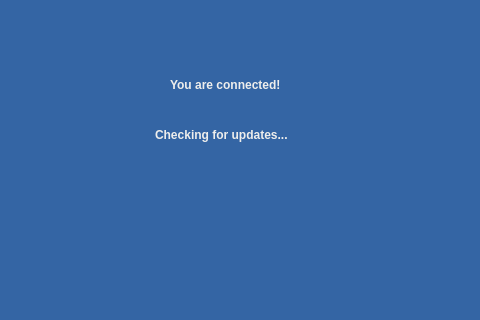
<?xml version="1.0" encoding="UTF-8"?>
<ui version="4.0">
 <class>checkingupdates</class>
 <widget class="QMainWindow" name="checkingupdates">
  <property name="geometry">
   <rect>
    <x>0</x>
    <y>0</y>
    <width>480</width>
    <height>320</height>
   </rect>
  </property>
  <property name="windowTitle">
   <string>MainWindow</string>
  </property>
  <property name="autoFillBackground">
   <bool>false</bool>
  </property>
  <property name="styleSheet">
   <string notr="true">background-color: rgb(52, 101, 164);</string>
  </property>
  <widget class="QWidget" name="centralwidget">
   <widget class="QLabel" name="conect">
    <property name="geometry">
     <rect>
      <x>170</x>
      <y>70</y>
      <width>140</width>
      <height>30</height>
     </rect>
    </property>
    <property name="font">
     <font>
      <weight>75</weight>
      <bold>true</bold>
     </font>
    </property>
    <property name="styleSheet">
     <string notr="true">color: rgb(238, 238, 236);</string>
    </property>
    <property name="text">
     <string>You are connected!</string>
    </property>
   </widget>
   <widget class="QLabel" name="chkupdates">
    <property name="geometry">
     <rect>
      <x>155</x>
      <y>120</y>
      <width>170</width>
      <height>30</height>
     </rect>
    </property>
    <property name="font">
     <font>
      <weight>75</weight>
      <bold>true</bold>
     </font>
    </property>
    <property name="autoFillBackground">
     <bool>true</bool>
    </property>
    <property name="styleSheet">
     <string notr="true">color: rgb(238, 238, 236);</string>
    </property>
    <property name="text">
     <string>Checking for updates...</string>
    </property>
   </widget>
  </widget>
 </widget>
 <resources/>
 <connections/>
</ui>
